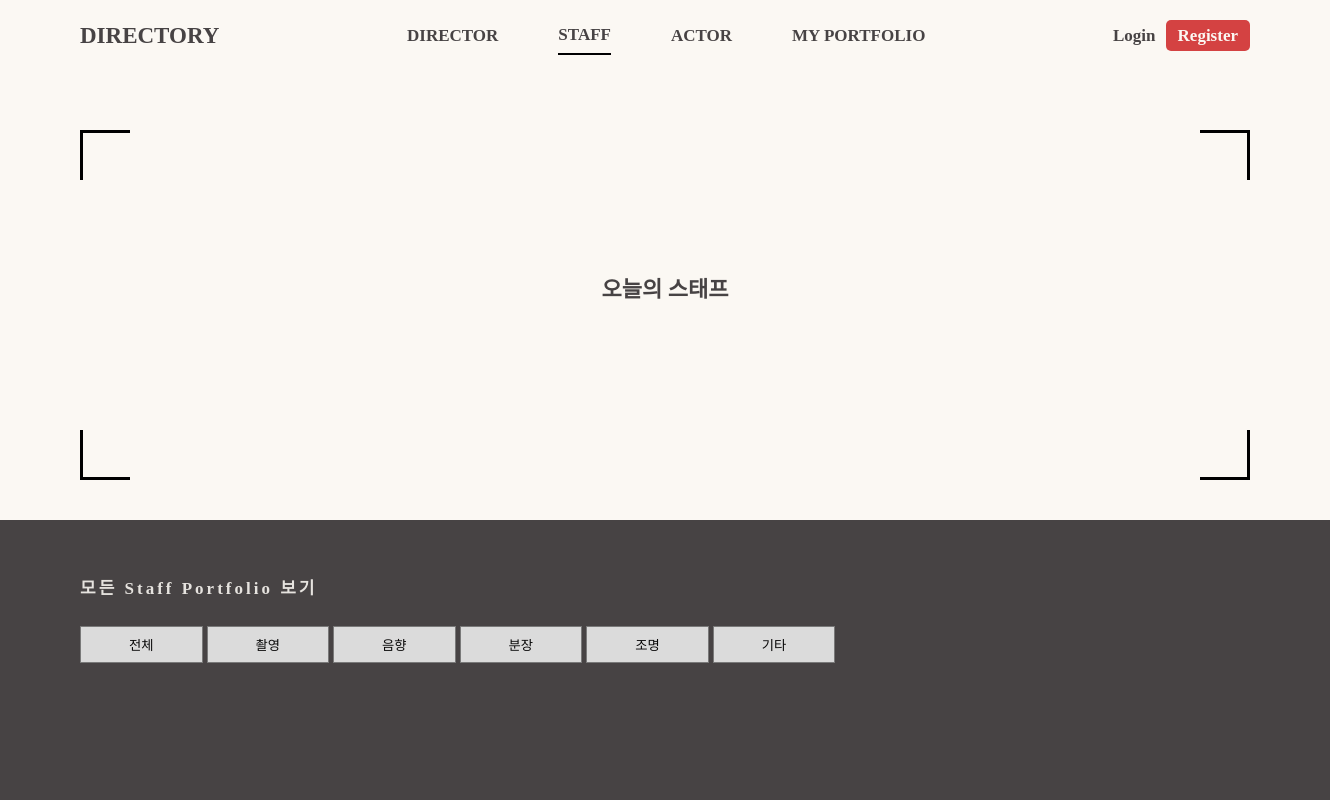
The app's page /staffs/, older data.
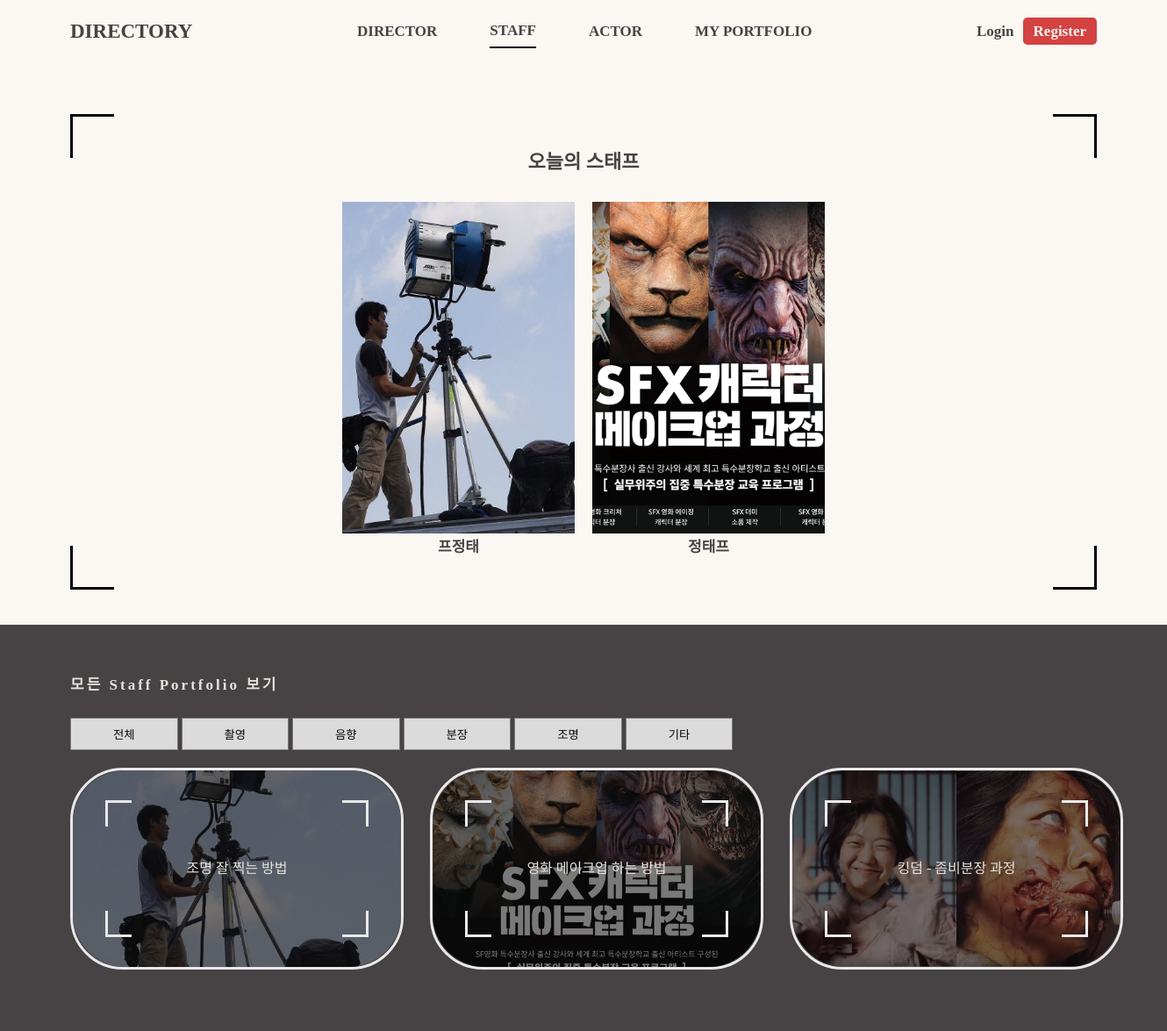
The same page, newer data.
### accounts/models.py (models this page shows, shortened)
class Staff(models.Model):
    profile = models.OneToOneField(
        Profile, on_delete=models.CASCADE, primary_key=True)
    role = models.CharField(max_length=30)
    tool_list = models.CharField(max_length=200)
    def __str__(self):
        return self.profile.name

class Profile(AbstractBaseUser):
    email = models.EmailField(
        verbose_name="email", max_length=60, unique=True, null=False, blank=False)
    username = models.CharField(max_length=30, unique=True, null=False, blank=False)
    name = models.CharField(max_length=20, default="", blank=False)
    age = models.PositiveIntegerField(null=True, blank=True)
    name_eng = models.CharField(max_length=20, default="", blank=True)
    date_of_birth = models.DateField(null=True, blank=True)
    avatar = models.ImageField(null=True,  # profile 이미지
                               blank=True,
                               upload_to='image/avatar')
    intro = models.TextField(default="")  # 소개글
    education = models.CharField(max_length=20, null=True, blank=True)
    u_type = models.PositiveSmallIntegerField(null=True)
    date_joined = models.DateTimeField(
        verbose_name='date joined', auto_now_add=True)
    last_login = models.DateTimeField(verbose_name='last login', auto_now=True)
    is_admin = models.BooleanField(default=False)
    is_active = models.BooleanField(default=True)
    is_staff = models.BooleanField(default=False)
    is_superuser = models.BooleanField(default=False)
    USERNAME_FIELD = 'email'
    REQUIRED_FIELDS = ['username']
    objects = ProfileManager()

### main/models.py (models this page shows)
class SPortfolio(models.Model):
    uid = models.ForeignKey(Staff, on_delete=models.CASCADE, null=True)
    title = models.CharField(max_length=100, blank=False)
    thumbnail = models.ImageField(null=True, blank=True)
    content = models.TextField(default="")

### main/views.py (the view)
# urls.py: path('staffs/', views.staffs, name='staffs'),
def staffs(request):
    staffs = SPortfolio.objects.all()
    random_staffs = Staff.objects.all().order_by('?')[:4]
    print(random_staffs)
    return render(request, "staffs.html", {"all_portfolio": staffs, "random_staffs" : random_staffs})

### main/templates/staffs.html (shortened to what this page needs)
{% extends 'base_border.html' %}
{% load static %}
{% block css %}
<link rel="stylesheet" href="{% static 'css/staffs.css' %}">
<link rel="stylesheet" type='text/css' href="{% static 'css/movie.css' %}" />
{% endblock %}
{% block upper-container %}
<h1 class="staffs-title font-lg">오늘의 스태프</h1>
<ul class="staffs">
    {% for staff in random_staffs %}
    <li class="staff">
        <a href="{% url 'user_page' staff.profile.id %}">
            {% if staff.profile.avatar %}
            <div class="staff-image" style="background-image: url('{{staff.profile.avatar.url}}');"></div>
            {% else %}
            <div class="staff-image" style="background-image: url('/static/images/default_user.jpg');"></div>
            {% endif %}
        </a>
        <div class="staff-name font-md font-b">{{staff.profile.name}}</div>
    </li>
    {% endfor %}
</ul>{% endblock %}
{% block lower-container %}
<h2 class="lower-container__title font-md">모든 Staff Portfolio 보기</h2>
<ul class="lower-container__content">
    <div class="portfolio__categories">
        <button class="category__btn">전체</button>
        <button class="category__btn">촬영</button>
        <button class="category__btn">음향</button>
        <button class="category__btn">분장</button>
        <button class="category__btn">조명</button>
        <button class="category__btn">기타</button>
    </div>
    <ul class="portfolios">
        {% for portfolio in all_portfolio %}
        <li class="portfolio">
            <div class="portfolio-thumbnail" style="background-image: url('{{portfolio.thumbnail.url}}');">
            </div>
            <div class="portfolio-info">
                    {{portfolio.title}}
            </div>
            <div class="portfolio-box-frame top-left"></div>
            <div class="portfolio-box-frame top-right"></div>
            <div class="portfolio-box-frame bottom-left"></div>
            <div class="portfolio-box-frame bottom-right"></div>
        </li>
        {% endfor %}
    </ul>
</ul>
{% endblock %}

### main/templates/base_border.html (shortened to what this page needs)
{% extends 'base_header.html' %}
{% load static %}
{% block content %}
<div class="upper-container">
    <div class="welcome-box">
        <div class="box-frame top-left"></div>
        <div class="box-frame top-right"></div>
        <div class="box-frame bottom-left"></div>
        <div class="box-frame bottom-right"></div>
        {% block upper-container %}
        {% endblock %}
    </div>
</div>
<div class="lower-container-wrapper">
    <div class="lower-container">
        {% block lower-container %}
        {% endblock %}
    </div>
</div>
{% endblock %}

### main/templates/base_header.html (shortened to what this page needs)
{% load static %}
<!DOCTYPE html>
<html lang="en">
<head>
    <link rel="stylesheet" type='text/css' href="{% static 'css/reset.css' %}" />
    <link rel="stylesheet" type='text/css' href="{% static 'css/base.css' %}" />
    {% block css %}
    {% endblock %}
</head>
<body>
    <header class="header">
        <nav class="nav-bar">
            <div class="nav-bar__icon font-eb"><a href="{% url 'home' %}">DIRECTORY</a></div>
            <ul class="nav-bar__category">
                <li class="category-item font-md font-b" name="directors"><a href="{% url 'directors' %}">DIRECTOR</a>
                </li>
                <li class="category-item font-md font-b" name="staffs"><a href="{% url 'staffs' %}">STAFF</a> </li>
                <li class="category-item font-md font-b" name="actors"><a href="{% url 'actors' %}">ACTOR</a></li>
                <li class="category-item font-md font-b" name="user_page"><a href="{% url 'user_page' %}">MY
                        PORTFOLIO</a> </li>
            </ul>
            {% if user.is_authenticated %}
            <div class="nav-bar__setting">
                <div class="nav-bar__user-name font-md font-b">
                    {{user.name}}님
                </div>
                {% if user.avatar %}
                <div class="nav-bar__user-profile font-md font-b" style="background-image: url('{{user.avatar.url}}');">
                </div>
                {% else %}
                <div class="nav-bar__user-profile font-md font-b"
                    style="background-image: url('/static/images/default_user.jpg');">
                </div>
                {% endif %}
                <div class="dropdown-status">
                    <ul class="status-list">
                        <li class="status-item"> <a href="{% url 'my_account' %}">My Accounts</a></li>
                        <li class="status-item"> <a href="{% url 'likes' %}">Likes</a></li>
                        <li class="status-item"> <a href="{% url 'logout' %}">Sign out</a></li>
                    </ul>
                </div>
            </div>
            {% else %}
            <div class="auth font-md font-b">
                <a href="{% url 'login' %}">Login</a>
                <a href="{% url 'register' %}">
                    <div class="btn-signup">
                        Register
                    </div>
                </a>
            </div>
            {% endif %}
        </nav>
    </header>
    {% block content %}
    {% endblock %}
</body>
</html>

### main/static/css/base.css (style rules this page uses)
* { box-sizing: border-box; text-decoration: none; }
a { color: inherit; }
html { height: 100%; }
body { width: 100%; min-width: 960px; height: fit-content; min-height: 100vh; padding: 90px 0px 0px 0px; background-color: #fbf8f3; color: #474344; display: flex; flex-direction: column; font-family: "NanumSquare"; }
button { font-family: "NanumSquare"; }
.header { position: fixed; z-index: 100; top: 0; left: 0; width: 100%; min-width: 960px; height: 70px; padding: 0px 80px; background-color: #fbf8f3; display: flex; justify-content: center; }
.nav-bar { width: 100%; max-width: 1240px; height: 100%; display: flex; justify-content: space-between; align-items: center; background-color: #fbf8f3; }
.nav-bar__icon { flex: 0.2; font-size: 23px; font-weight: 700; height: inherit; width: fit-content; display: flex; align-items: center; }
.nav-bar .nav-bar__category { display: flex; height: inherit; font-size: 17px; font-weight: 600; justify-content: space-between; align-items: center; }
.category-item:not(:last-child) { margin-right: 60px; }
.category-item { display: flex; height: 40px; justify-content: space-between; align-items: center; }
.upper-container { position: relative; padding: 40px 80px; height: fit-content; width: 100%; display: flex; justify-content: center; align-items: center; }
.welcome-box { position: relative; display: flex; flex-direction: column; justify-content: center; align-items: center; width: 1240px; height: fit-content; min-height: 350px; padding: 40px; transition: all 1s; }
.welcome-box h1 { line-height: 30px; margin-bottom: 10px; }
.auth { display: flex; align-items: center; right: 20px; bottom: 20px; }
.btn-signup { background-color: #d44242; border-radius: 5px; color: #fbf8f3; padding: 7px 12px; margin-left: 10px; }
.lower-container-wrapper { flex: 1; color: #fbf8f3; background-color: #474344; padding: 0px 80px; }
.lower-container { font-family: "NanumSquare"; max-width: 1240px; padding: 60px 0px; margin: 0px auto; }
.lower-container .lower-container__title { letter-spacing: 3px; margin-bottom: 29px; font-weight: 700; }
.lower-container .lower-container__content { margin-top: 20px; }
.box-frame { position: absolute; width: 50px; height: 50px; border: 3px solid rgba(0, 0, 0, 1); }
.box-frame.top-left { top: 0; left: 0; border-right: none; border-bottom: none; }
.box-frame.top-right { top: 0; right: 0; border-left: none; border-bottom: none; }
.box-frame.bottom-left { bottom: 0; left: 0; border-right: none; border-top: none; }
.box-frame.bottom-right { bottom: 0; right: 0; border-left: none; border-top: none; }
.font-lg { font-family: "NanumSquare"; font-size: 22px; }
.font-md { font-family: "NanumSquare"; font-size: 17px; }
.font-b { font-weight: 600; }
.font-eb { font-weight: 800; }

### main/static/css/staffs.css (style rules this page uses)
.category__btn { border: 1px solid grey; padding: 8px 48px; }
.portfolios { width: 100%; display: grid; grid-template-columns: repeat(3, 1fr); padding-bottom: 10px; margin-top: 10px; }
.portfolios .portfolio, .staff-plus { width: 380px; height: 230px; position: relative; margin-top: 10px; margin-right: 30px; display: flex; justify-content: center; align-items: center; border-radius: 60px; border: 3px solid white; }
.portfolio-thumbnail { width: 100%; height: 100%; border-radius: 60px; filter: brightness(50%); background-size: cover; background-position: center; background-repeat: no-repeat; }
.portfolio-info { width: 80%; display: inline; padding: 5px 10px; text-align: center; position: absolute; top: 50%; left: 50%; transform: translate(-50%, -50%); }
.portfolio-box-frame { position: absolute; width: 30px; height: 30px; border: 3px solid white; }
.top-left { top: 15%; left: 10%; border-right: none; border-bottom: none; }
.top-right { top: 15%; right: 10%; border-left: none; border-bottom: none; }
.bottom-left { bottom: 15%; left: 10%; border-right: none; border-top: none; }
.bottom-right { bottom: 15%; right: 10%; border-left: none; border-top: none; }
.staffs { width: 100%; display: flex; justify-content: center; margin-top: 20px; }
.staff { width: fit-content; display: flex; flex-direction: column; align-items: center; }
.staff:not(:last-child) { margin-right: 20px; }
.staffs-title { font-weight: 800; }
.staff-image { width: 265px; height: 378px; background: center / cover no-repeat; }
.staff-name { margin-top: 7px; }

Row changes from the older to the newer data that the page shows:
added Staff: profile.avatar (picture), profile.name "프정태"
added Staff: profile.avatar (picture), profile.name "정태프"
added SPortfolio: thumbnail (picture), title "조명 잘 찍는 방법"
added SPortfolio: thumbnail (picture), title "영화 메이크업 하는 방법"
added SPortfolio: thumbnail (picture), title "킹덤 - 좀비분장 과정"
